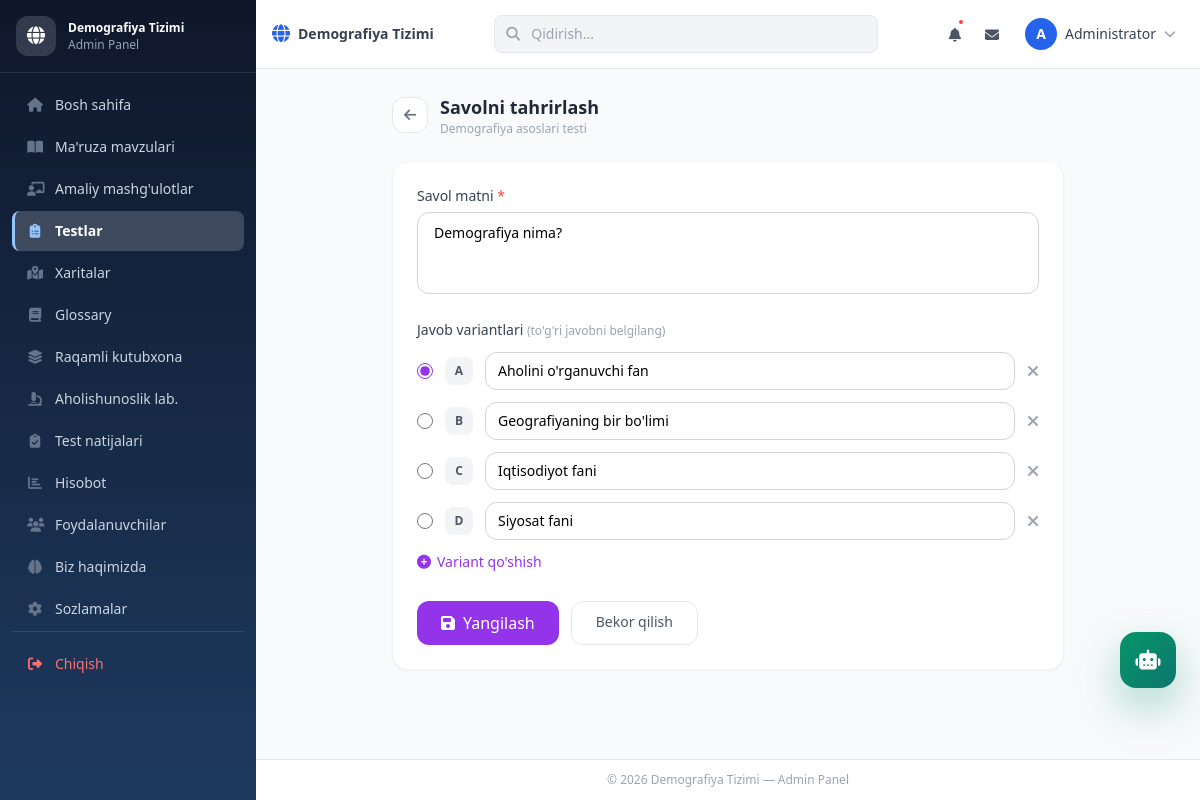
/admin/tests/questions/edit.php?id=1&test_id=1 (signed in), run on the app's committed database.
### tables this page shows
CREATE TABLE IF NOT EXISTS tests (
    id INT AUTO_INCREMENT PRIMARY KEY,
    title VARCHAR(255) NOT NULL,
    description TEXT,
    duration INT DEFAULT 30,
    created_at TIMESTAMP DEFAULT CURRENT_TIMESTAMP,
    updated_at TIMESTAMP DEFAULT CURRENT_TIMESTAMP ON UPDATE CURRENT_TIMESTAMP
);

CREATE TABLE IF NOT EXISTS questions (
    id INT AUTO_INCREMENT PRIMARY KEY,
    test_id INT NOT NULL,
    question_text TEXT NOT NULL,
    created_at TIMESTAMP DEFAULT CURRENT_TIMESTAMP,
    FOREIGN KEY (test_id) REFERENCES tests(id) ON DELETE CASCADE
);

### config/config.php (called while the page is built, shortened)
<?php
class Database {
    private $host = 'localhost';
    private $db_name = 'demographydb';
    private $username = 'root';
    private $password = '';
    private $link;
    function __construct() {
        $this->link = mysqli_connect($this->host, $this->username, $this->password, $this->db_name);
        mysqli_set_charset($this->link, 'utf8mb4');
    }
    public function query($query) {
        return mysqli_query($this->link, $query);
    }
    public function get_data_by_table($table, $arr, $con = 'no') {
        $sql = "SELECT * FROM " . $table . " WHERE ";
        $t = '';
        $i = 0;
        $n = count($arr);
        foreach ($arr as $key => $val) {
            $i++;
            if ($i == $n) {
                $t .= "$key = '$val'";
            } else {
                $t .= "$key = '$val' AND ";
            }
        }
        $sql .= $t;
        return mysqli_fetch_assoc($this->query($sql));
    }
    public function get_data_by_table_all($table, $con = 'no') {
        $sql = "SELECT * FROM " . $table;
        if ($con != 'no') {
            $sql .= " " . $con;
        }
        $result = $this->query($sql);
        $data = [];
        while ($row = mysqli_fetch_assoc($result)) {
            $data[] = $row;
        }
        return $data;
    }
}

### includes/functions.php (called while the page is built, shortened)
<?php
require_once __DIR__ . '/../config/config.php';
$db = new Database();
function h($str) {
    return htmlspecialchars($str, ENT_QUOTES, 'UTF-8');
}

### admin/tests/questions/edit.php (the view, shortened to what this page needs)
<?php
require_once __DIR__ . '/../../../includes/functions.php';
$id      = (int)($_GET['id'] ?? 0);
$question = $db->get_data_by_table('questions', ['id' => $id]);
$test    = $db->get_data_by_table('tests', ['id' => $question['test_id']]);
$options = $db->get_data_by_table_all('options', "WHERE question_id = $id ORDER BY id ASC");
$display_options = [];
$correct_idx = 0;
if ($_SERVER['REQUEST_METHOD'] === 'POST') {
    $display_options = $_POST['options'] ?? [];
    $correct_idx = (int)($_POST['correct_option'] ?? 0);
} else {
    foreach ($options as $i => $o) {
        $display_options[] = $o['option_text'];
        if ($o['is_correct']) $correct_idx = $i;
    }
}
include __DIR__ . '/../../../includes/admin_header.php';
?>
<div class="max-w-2xl mx-auto">
    <div class="flex items-center gap-3 mb-6">
        <a href="<?= BASE_URL ?>/admin/tests/questions/index.php?test_id=<?= $question['test_id'] ?>"
           class="w-9 h-9 bg-white border border-gray-200 rounded-xl flex items-center justify-center hover:bg-gray-50 transition">
            <i class="fas fa-arrow-left text-gray-500 text-sm"></i>
        </a>
        <div>
            <h2 class="text-lg font-semibold text-gray-800">Savolni tahrirlash</h2>
            <p class="text-xs text-gray-400"><?= h($test['title'] ?? '') ?></p>
        </div>
    </div>
    <div class="bg-white rounded-2xl shadow-sm border border-gray-100 p-6">
        <form method="POST" class="space-y-5">
            <div>
                <label class="block text-sm font-medium text-gray-700 mb-1.5">Savol matni <span class="text-red-500">*</span></label>
                <textarea name="question_text" rows="3"
                    class="w-full px-4 py-2.5 border border-gray-300 rounded-xl text-sm focus:outline-none focus:ring-2 focus:ring-purple-500 focus:border-transparent resize-none"
                    required><?= h($_SERVER['REQUEST_METHOD'] === 'POST' ? ($_POST['question_text'] ?? '') : $question['question_text']) ?></textarea>
            </div>
            <div>
                <label class="block text-sm font-medium text-gray-700 mb-3">
                    Javob variantlari <span class="text-gray-400 text-xs font-normal">(to'g'ri javobni belgilang)</span>
                </label>
                <div class="space-y-3" id="options-container">
                    <?php foreach ($display_options as $i => $opt): ?>
                    <div class="option-item flex items-center gap-3">
                        <label class="flex items-center gap-2 cursor-pointer">
                            <input type="radio" name="correct_option" value="<?= $i ?>"
                                <?= $correct_idx === $i ? 'checked' : '' ?>
                                class="w-4 h-4 accent-purple-600">
                        </label>
                        <span class="option-label w-7 h-7 bg-gray-100 rounded-lg flex items-center justify-center text-xs font-bold text-gray-600 flex-shrink-0">
                            <?= chr(65 + $i) ?>
                        </span>
                        <input type="text" name="options[]" value="<?= h($opt) ?>"
                            class="flex-1 px-3 py-2 border border-gray-300 rounded-xl text-sm focus:outline-none focus:ring-2 focus:ring-purple-400 focus:border-transparent"
                            placeholder="<?= chr(65 + $i) ?> varianti">
                        <button type="button" onclick="removeOption(this)" class="text-gray-400 hover:text-red-500 transition" title="Variantni o'chirish">
                            <i class="fas fa-times"></i>
                        </button>
                    </div>
                    <?php endforeach; ?>
                </div>
                <button type="button" onclick="addOption()"
                    class="mt-3 inline-flex items-center gap-1.5 text-sm text-purple-600 hover:text-purple-700 font-medium">
                    <i class="fas fa-plus-circle"></i> Variant qo'shish
                </button>
            </div>
            <div class="flex gap-3 pt-2">
                <button type="submit"
                    class="flex-1 sm:flex-none bg-purple-600 hover:bg-purple-700 text-white font-medium px-6 py-2.5 rounded-xl transition flex items-center justify-center gap-2">
                    <i class="fas fa-save"></i> Yangilash
                </button>
                <a href="<?= BASE_URL ?>/admin/tests/questions/index.php?test_id=<?= $question['test_id'] ?>"
                   class="px-6 py-2.5 border border-gray-200 text-gray-600 hover:bg-gray-50 rounded-xl transition text-sm font-medium">
                    Bekor qilish
                </a>
            </div>
        </form>
    </div>
</div>
<?php include __DIR__ . '/../../../includes/admin_footer.php'; ?>

### data on the page
tests: title "Demografiya asoslari testi"
questions: question_text "Demografiya nima?"

### other printed values
SITE_NAME "Demografiya Tizimi"
substr($_SESSION['full_name'] ?? 'A', 0, 1) "A"
$_SESSION['full_name'] "Administrator"
chr(65 + $i) "A"
chr(65 + $i) "B"
chr(65 + $i) "C"
chr(65 + $i) "D"
